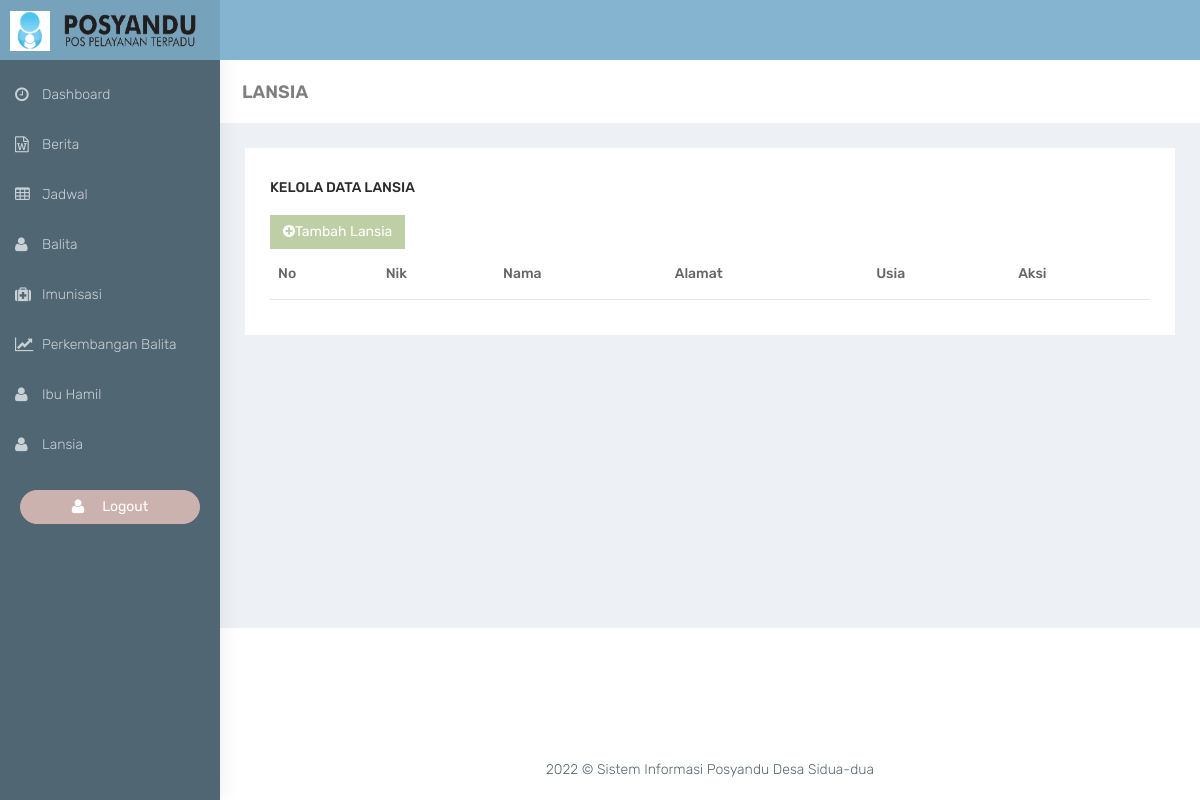
The page /admin/lansia.php on the database as committed earlier.
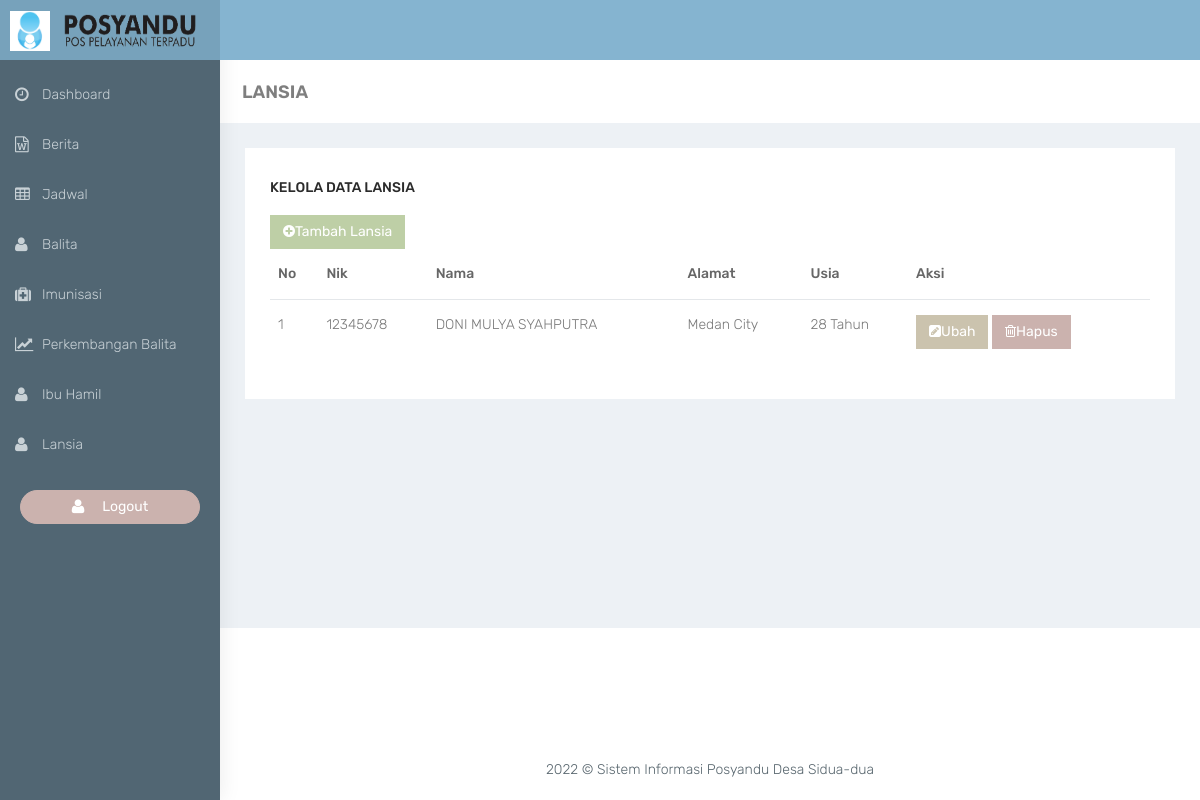
The same page on the database as committed later.
### tables this page shows
CREATE TABLE `lansia` (
  `nik` char(16) NOT NULL,
  `nama` varchar(255) NOT NULL,
  `alamat` text NOT NULL,
  `tanggal` date NOT NULL,
  `created` date NOT NULL,
  `updated` date NOT NULL
);

### admin/lansia.php (the view, shortened to what this page needs)
<?php require_once('head.php'); ?>
<div class="container-fluid">
    <div class="row bg-title">
        <div class="col-lg-3 col-md-4 col-sm-4 col-xs-12">
            <h4 class="page-title">LANSIA</h4>
        </div>
    </div>
    <div class="row">
        <div class="col-sm-12">
            <div class="white-box">
                <h3 class="box-title">Kelola Data Lansia</h3>
                <div class="row">
                    <div class="col-lg-10">
                        <a href="tambah-lansia.php" class="btn btn-success"><i class="fa fa-plus-circle"> </i>Tambah Lansia</a>
                    </div>
                </div>
                <div class="table-responsive">
                    <table class="table">
                        <thead>
                            <tr>
                                <th>No</th>
                                <th>Nik</th>
                                <th>Nama</th>
                                <th>Alamat</th>
                                <th>Usia</th>
                                <th>Aksi</th>
                            </tr>
                        </thead>
                        <tbody>
                            <?php
                            $no = 1;
                            $sql = mysqli_query($con, "SELECT * FROM lansia");
                            while ($data = mysqli_fetch_array($sql)) {
                            ?>
                                <tr>
                                    <td><?= $no ?></td>
                                    <td><?php echo ucwords($data['nik']) ?></td>
                                    <td><?= $data['nama'] ?></td>
                                    <td><?= $data['alamat'] ?></td>
                                    <td><?php $lahir = new DateTime($data['tanggal']);
                                        $today = new DateTime();
                                        $umur = $today->diff($lahir);
                                        echo $umur->y;
                                        ?> Tahun</td>
                                    <td>
                                        <a href="edit-lansia.php?kode=<?= $data['nik'] ?>" class="btn btn-warning"><i class="fa fa-pencil-square"></i>Ubah</a>
                                        <a href="del-lansia.php?kode=<?= $data['nik'] ?>" class="btn btn-danger" onclick="return confirm('Apakah Anda Yakin?');"><i class="fa fa-trash-o"></i>Hapus</a>
                                    </td>
                                </tr>
                            <?php $no++;
                            } ?>
                        </tbody>
                    </table>
                </div>
            </div>
        </div>
    </div>
</div>
<?php require_once('footer.php'); ?>

### admin/head.php (shortened to what this page needs)
<!DOCTYPE html>
<html lang="en">
<head>
    <link href="bootstrap/dist/css/bootstrap.min.css" rel="stylesheet">
    <link href="plugins/bower_components/sidebar-nav/dist/sidebar-nav.min.css" rel="stylesheet">
    <link href="plugins/bower_components/toast-master/css/jquery.toast.css" rel="stylesheet">
    <link href="css/animate.css" rel="stylesheet">
    <link href="css/style.css" rel="stylesheet">
    <link href="css/colors/blue-dark.css" id="theme" rel="stylesheet">
    <link rel="stylesheet" href="admin/morris/examples/lib/example.css">
    <link rel="stylesheet" href="http://cdnjs.cloudflare.com/ajax/libs/prettify/r224/prettify.min.css">
    <link rel="stylesheet" href="admin/morris/morris.css">
</head>
<?php
require_once('../session.php');
?>
<body>
    <div id="wrapper">
        <nav class="navbar navbar-default navbar-static-top m-b-0">
            <div class="navbar-header">
                <div class="top-left-part"><a class="logo" href="index.php"><b><img
                                src="../img/logo.png" alt="home" width="40px" height="40px" /></b><span
                            class="hidden-xs"><img src="../img/logo-text.png" alt="home" width="140px" height="40px" /></span></a>
                </div>
                <ul class="nav navbar-top-links navbar-right pull-right">
                    <li>
                        <a class="profile-pic" href=""> <b class="hidden-xs"><?= $namau ?></b> </a>
                    </li>
                </ul>
            </div>
        </nav>
        <div class="navbar-default sidebar" role="navigation">
            <div class="sidebar-nav navbar-collapse slimscrollsidebar">
                <ul class="nav" id="side-menu">
                    <li style="padding: 10px 0 0;">
                        <a href="index.php" class="waves-effect"><i class="fa fa-clock-o fa-fw"
                                aria-hidden="true"></i><span class="hide-menu">Dashboard</span></a>
                    </li>
                    <li>
                        <a href="berita.php" class="waves-effect"><i class="fa fa-file-word-o fa-fw"
                                aria-hidden="true"></i><span class="hide-menu">Berita</span></a>
                    </li>
                    <li>
                        <a href="jadwal-posyandu.php" class="waves-effect"><i class="fa fa-table fa-fw"
                                aria-hidden="true"></i><span class="hide-menu">Jadwal</span></a>
                    </li>
                    <li>
                        <a href="balita.php" class="waves-effect"><i class="fa fa-user fa-fw"
                                aria-hidden="true"></i><span class="hide-menu">Balita</span></a>
                    </li>
                    <li>
                        <a href="imunisasi.php" class="waves-effect"><i class="fa fa-medkit fa-fw"
                                aria-hidden="true"></i><span class="hide-menu">Imunisasi</span></a>
                    </li>
                    <li>
                        <a href="perkembangan-balita.php" class="waves-effect"><i class="fa fa-line-chart fa-fw"
                                aria-hidden="true"></i><span class="hide-menu">Perkembangan Balita</span></a>
                    </li>
                    <li>
                        <a href="ibu-hamil.php" class="waves-effect"><i class="fa fa-user fa-fw"
                                aria-hidden="true"></i><span class="hide-menu">Ibu Hamil</span></a>
                    </li>
                    <li>
                        <a href="lansia.php" class="waves-effect"><i class="fa fa-user fa-fw"
                                aria-hidden="true"></i><span class="hide-menu">Lansia</span></a>
                    </li>
                </ul>
                <div class="center p-20">
                    <span class="hide-menu"><a href="logout.php" class="btn btn-danger btn-block btn-rounded waves-effect waves-light"><i class="fa fa-user fa-fw"></i> Logout</a></span>
                </div>
            </div>
        </div>
        <div id="page-wrapper">

### admin/footer.php (shortened to what this page needs)
        <footer class="footer text-center"> 2022 &copy; Sistem Informasi Posyandu Desa Sidua-dua </footer>
    </div>
</div>
</body>
</html>

### admin/css/colors/blue-dark.css (style rules this page uses)
body { background:#516673 }
.top-left-part { background:rgba(0,0,0,0.1) }
.navbar-header { background:#85b4d0 }
.navbar-top-links>li>a { color:#ffffff }
.sidebar { background:#516673;box-shadow:1px 0 20px rgba(0,0,0,0.08) }
#side-menu li a { color:#c8d1d6 }
#side-menu li a { color:#c8d1d6;border-left:0 solid #516673 }

Rows that differ between the two databases and show on the page:
added lansia: nik "12345678", nama "DONI MULYA SYAHPUTRA", alamat "Medan City", tanggal "28"
